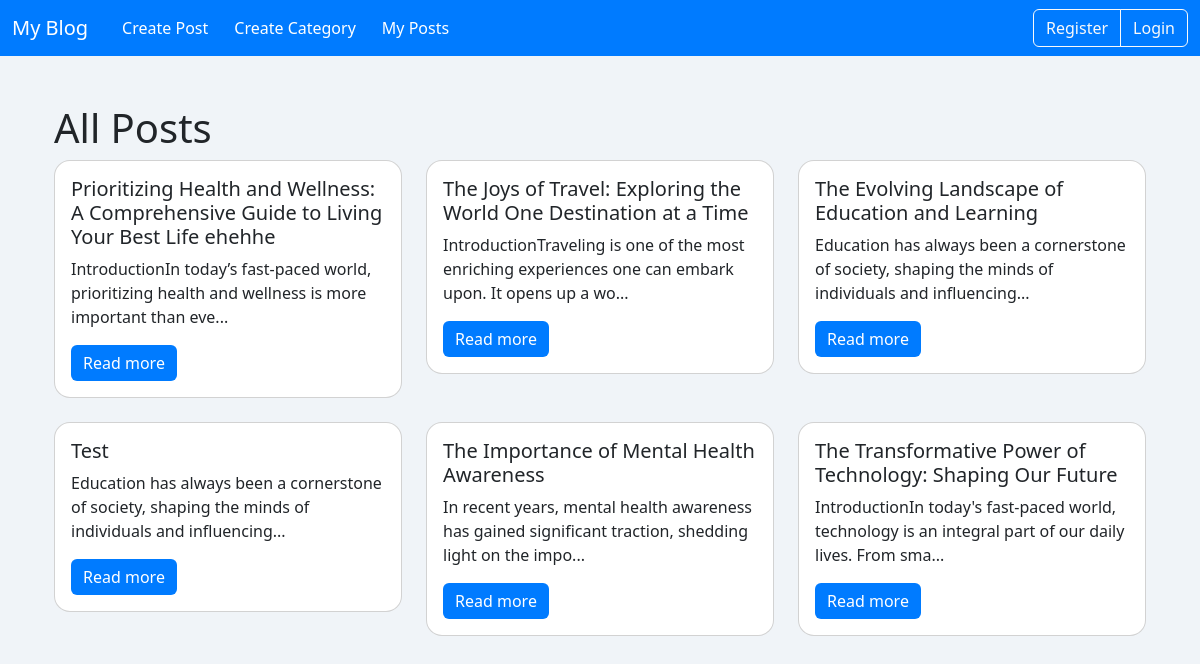
The page / on the database its author committed.
### blog/models.py (models this page shows, shortened)
class Post(models.Model):
    title = models.CharField(max_length=200)
    content = RichTextField()
    author = models.ForeignKey(User, on_delete=models.CASCADE)
    category = models.ForeignKey('Category', on_delete=models.SET_NULL, null=True)
    created_at = models.DateTimeField(default=timezone.now)

### blog/views.py (the view)
# urls.py: path('', post_list, name='post_list'),
def post_list(request):
    posts = Post.objects.all()
    categories = Category.objects.all()
    return render(request, 'blog/post_list.html', {'posts': posts, 'categories': categories})

### blog/templatetags/custom_filters.py (called while the page is built)
@register.filter(name='strip_tags')
def strip_tags(value):
    return re.sub(r'<.*?>', '', value)  # Regular expression to remove HTML tags

### blog/templates/blog/post_list.html
{% extends 'base.html' %}
{% block content %}
{% load widget_tweaks %}
{% load custom_filters %}
<div class='container'>
    <h1>All Posts</h1>
    <div class="row">
        {% for post in posts %}
        <div class='col-md-4'>
            <div class='card mb-4'>
                <div class='card-body'>
                    <h5 class='card-title'>{{ post.title }}</h5>
                    <p class='card-text'>{{ post.content|strip_tags|slice:":100" }}...</p>
                    <a href="{% url 'post_detail' post.pk %}" class='btn btn-primary'>Read more</a>
                </div>
            </div>
        </div>
        {% endfor %}
    </div>
</div>
{% endblock %}

### blog/templates/base.html (style rules this page uses)
body { background-color: #f0f4f8; }
.card { border-radius: 1rem; }
.btn-primary { background-color: #007bff; border: none; }

### rows shown on the page
Post: title "Prioritizing Health and Wellness: A Comprehensive Guide to Living Your Best Life ehehhe", content "IntroductionIn today’s fast-paced world, prioritizing health and wellness is more important than eve"
Post: title "The Joys of Travel: Exploring the World One Destination at a Time", content "IntroductionTraveling is one of the most enriching experiences one can embark upon. It opens up a wo"
Post: title "The Evolving Landscape of Education and Learning", content "Education has always been a cornerstone of society, shaping the minds of individuals and influencing"
Post: title "Test", content "Education has always been a cornerstone of society, shaping the minds of individuals and influencing"
Post: title "The Importance of Mental Health Awareness", content "In recent years, mental health awareness has gained significant traction, shedding light on the impo"
Post: title "The Transformative Power of Technology: Shaping Our Future", content "IntroductionIn today's fast-paced world, technology is an integral part of our daily lives. From sma"
